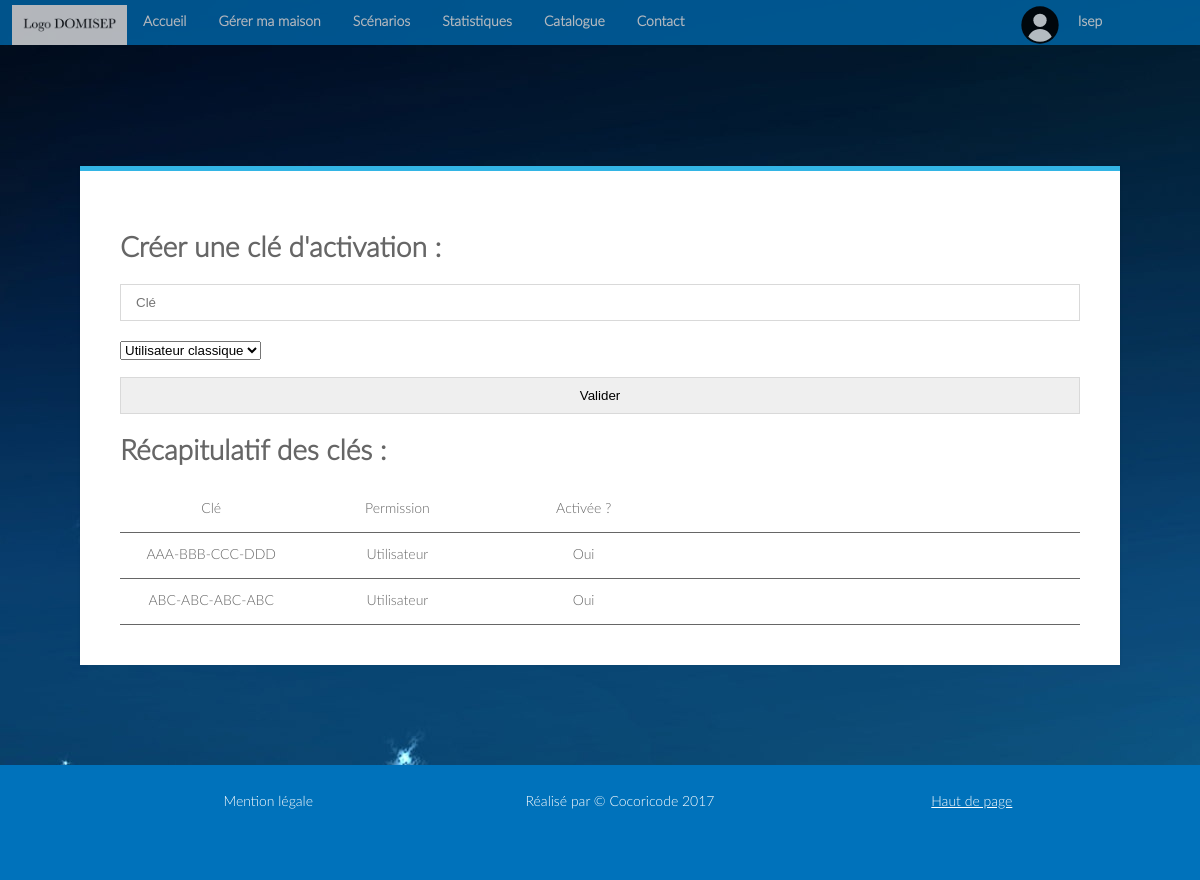
Page /index.php?page=cleactiv (signed in) on the earlier database version.
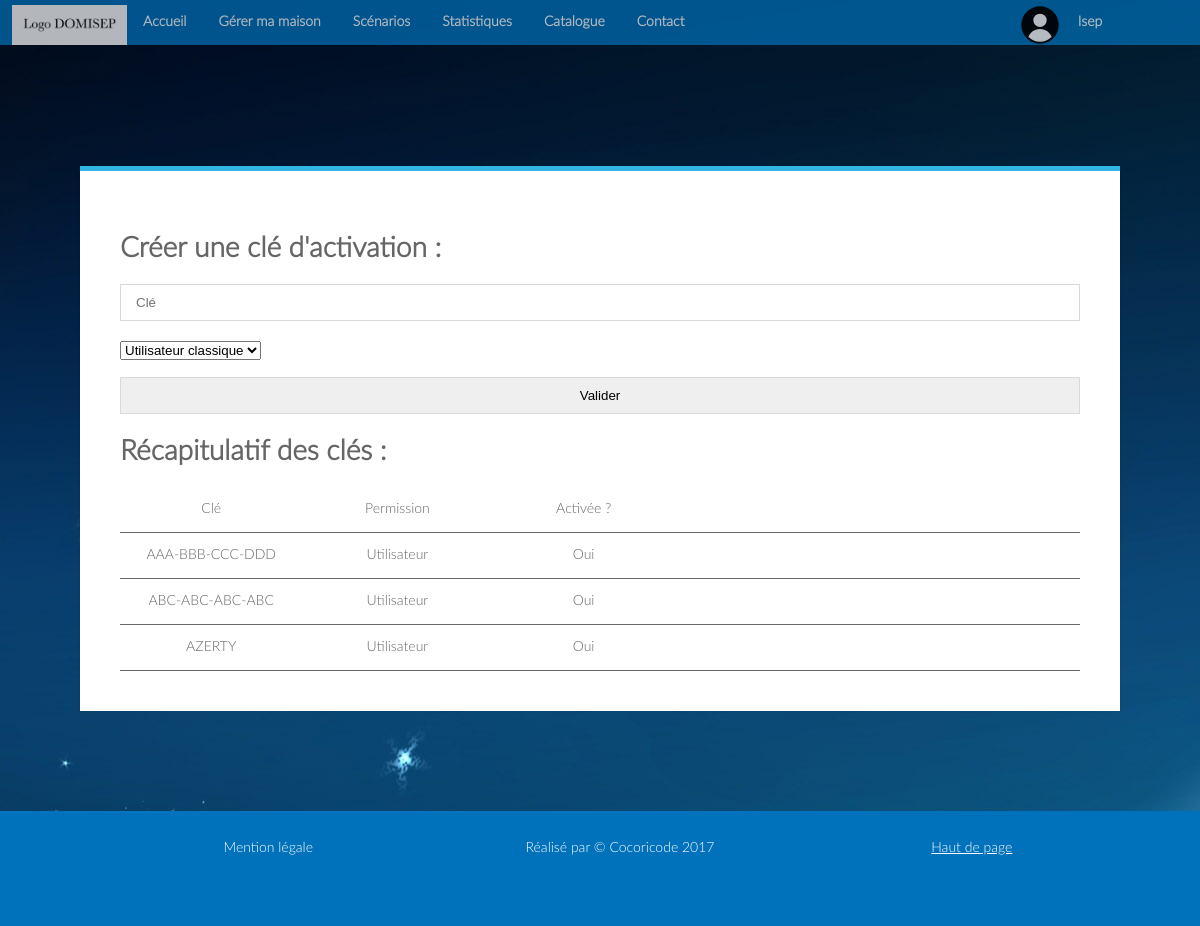
Same page on the later database version.
### tables this page shows
CREATE TABLE `CleAct` (
  `Id` int(10) NOT NULL,
  `Cle` varchar(100) NOT NULL,
  `Permission` varchar(5) NOT NULL,
  `Activee` varchar(10) NOT NULL
);

### Vue/cleactive.php (the view, shortened to what this page needs)
<?php
include 'Modele/connexion_bdd.php';
?>
<div class = "module3">
<div class ="form form-block">
	<h1>Créer une clé d'activation : </h1>
	<form method = "post" action = "Controleur/nouvcle.php">
		<input type = "text" name = "cle" placeholder = "Clé">
		<select name = "permission">
			<option value = "0">Utilisateur classique</option>
		</select><br>
		<br>
		<input type = "submit" name ="valider" value = "Valider">
	</form>
	<h1>Récapitulatif des clés : </h1>
	<div class="panier">
			<p>Clé</p>
			<p>Permission</p>
			<p>Activée ?</p>
		</div>
	<?php
	$req = $mysqli ->query("SELECT * FROM CleAct");
	while($cle = $req ->fetch_array(MYSQLI_ASSOC)){
		if ($cle['Permission']=='1'){
			$perm = "Administrateur";
		}
		else {
			$perm = "Utilisateur";
		}
		?>
		<div class="panier">
			<p><?php echo $cle['Cle'] ?></p>
			<p><?php echo $perm?></p>
			<p><?php echo $cle['Activee'] ?></p>
		</div>
		<?php
	}
		?>
</div>
</div>

Differences in the rows shown:
added cleact: Cle "AZERTY", Permission "Utilisateur", Activee "Oui"
